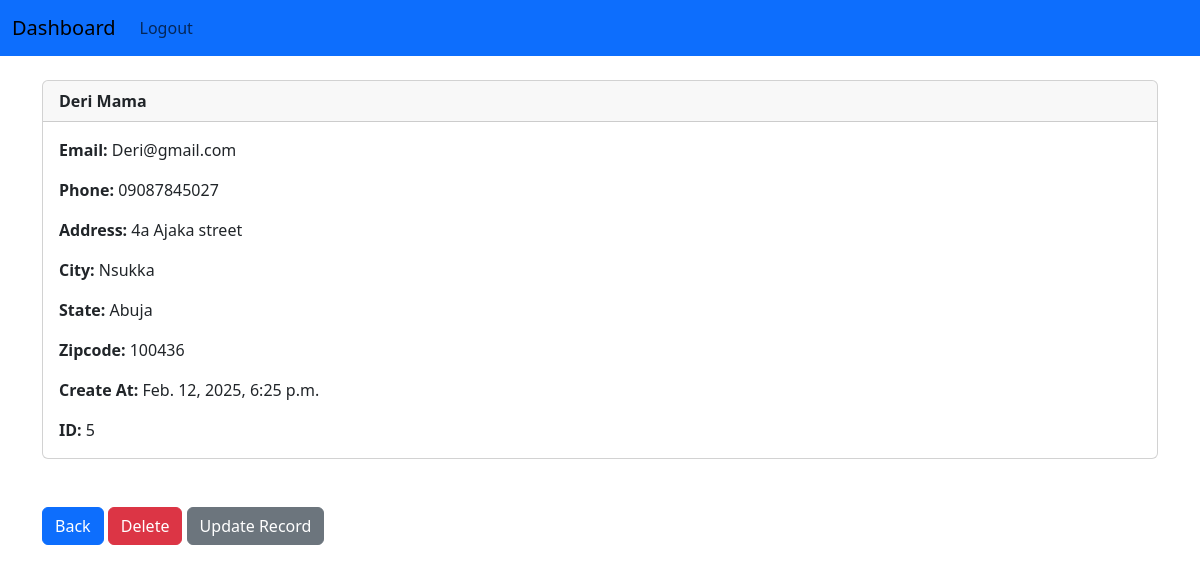
The page /customer/5 (signed in) on the database its author committed.
### myapp/models.py (models this page shows, shortened)
class Customer(models.Model):
    created_at = models.DateTimeField(auto_now_add=True)
    First_name = models.CharField(max_length=50)
    Last_name = models.CharField(max_length=50)
    Email = models.CharField(max_length=100)
    Phone = models.CharField(max_length=15)
    Address = models.CharField(max_length=100)
    City = models.CharField(max_length=50)
    State = models.CharField(max_length=50)
    Zipcode = models.CharField(max_length=50)

### myapp/views.py (the view)
# urls.py: path('customer/<int:pk>', views.customer_records, name = 'customer'),
def customer_records(request, pk):
	if request.user.is_authenticated:
		customer_record = Customer.objects.get(id = pk)
		return render(request, 'myapp/customer.html', {'customer_record':customer_record})
	else:
		messages.success(request, 'You must Login to view the Customer Record')
		return redirect('home')

### myapp/templates/myapp/customer.html (shortened to what this page needs)
{% extends 'myapp/base.html' %}
{% block content %}
<div class="card">
    <div class="card-header"><strong>
          {{ customer_record.First_name }}
          {{ customer_record.Last_name }}</strong>
    </div>
    <div class="card-body">
  <p class="card-text">
  <strong>Email: </strong>{{ customer_record.Email }}</p>
  <p class="card-text">
  <strong>Phone: </strong>{{ customer_record.Phone }}
  </p>
  <p class="card-text">
  <strong>Address: </strong>{{ customer_record.Address }}</p>
  <p class="card-text">
  <strong>City: </strong>{{ customer_record.City }}</p>
  <p class="card-text">
  <strong>State: </strong>{{ customer_record.State }}</p>
  <p class="card-text">
  <strong>Zipcode: </strong>{{ customer_record.Zipcode }}</p>
  <p class="card-text">
  <strong>Create At: </strong>{{ customer_record.created_at }}</p>
  <p class="card-text">
  <strong>ID: </strong>{{ customer_record.id }}</p>
    </div>
  </div>
  <br/><br/>
  <a href="{% url 'home' %}" class="btn btn-primary">Back</a>
  <a href="{% url 'delete' customer_record.id%}" class="btn btn-danger">Delete</a>
  <a href="{% url 'update' customer_record.id%}" class="btn btn-secondary">Update Record</a>
{% endblock %}

### rows shown on the page
Customer: First_name "Deri", Last_name "Mama", Email "Deri@gmail.com", Phone "09087845027", Address "4a Ajaka street", City "Nsukka", State "Abuja", Zipcode "100436", created_at "Feb. 12, 2025, 6:25 p.m.", id "5"
